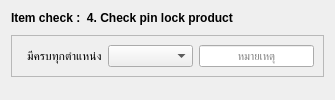
                                 <widget class="QWidget" name="tab_5">
                                  <attribute name="title">
                                   <string>4.Check pin lock product</string>
                                  </attribute>
                                  <layout class="QVBoxLayout" name="verticalLayout_16">
                                   <item alignment="Qt::AlignTop">
                                    <widget class="QWidget" name="widget_16" native="true">
                                     <layout class="QVBoxLayout" name="verticalLayout_17">
                                      <property name="spacing">
                                       <number>10</number>
                                      </property>
                                      <property name="leftMargin">
                                       <number>0</number>
                                      </property>
                                      <property name="topMargin">
                                       <number>0</number>
                                      </property>
                                      <property name="rightMargin">
                                       <number>0</number>
                                      </property>
                                      <property name="bottomMargin">
                                       <number>0</number>
                                      </property>
                                      <item alignment="Qt::AlignTop">
                                       <widget class="QLabel" name="label_25">
                                        <property name="font">
                                         <font>
                                          <family>Tahoma</family>
                                          <pointsize>9</pointsize>
                                          <bold>true</bold>
                                         </font>
                                        </property>
                                        <property name="text">
                                         <string>Item check :  4. Check pin lock product</string>
                                        </property>
                                       </widget>
                                      </item>
                                      <item>
                                       <widget class="QFrame" name="frame_11">
                                        <property name="frameShape">
                                         <enum>QFrame::StyledPanel</enum>
                                        </property>
                                        <property name="frameShadow">
                                         <enum>QFrame::Raised</enum>
                                        </property>
                                        <layout class="QHBoxLayout" name="horizontalLayout_20">
                                         <property name="leftMargin">
                                          <number>15</number>
                                         </property>
                                         <item alignment="Qt::AlignLeft">
                                          <widget class="QLabel" name="label_26">
                                           <property name="font">
                                            <font>
                                             <family>Tahoma</family>
                                             <pointsize>9</pointsize>
                                             <bold>false</bold>
                                            </font>
                                           </property>
                                           <property name="text">
                                            <string>มีครบทุกตำแหน่ง</string>
                                           </property>
                                          </widget>
                                         </item>
                                         <item>
                                          <widget class="QComboBox" name="comboBox_7">
                                           <property name="sizePolicy">
                                            <sizepolicy hsizetype="Preferred" vsizetype="Preferred">
                                             <horstretch>0</horstretch>
                                             <verstretch>0</verstretch>
                                            </sizepolicy>
                                           </property>
                                           <property name="minimumSize">
                                            <size>
                                             <width>84</width>
                                             <height>20</height>
                                            </size>
                                           </property>
                                           <item>
                                            <property name="text">
                                             <string />
                                            </property>
                                           </item>
                                           <item>
                                            <property name="text">
                                             <string>Pass</string>
                                            </property>
                                           </item>
                                           <item>
                                            <property name="text">
                                             <string>Not pass</string>
                                            </property>
                                           </item>
                                           <item>
                                            <property name="text">
                                             <string>Not check</string>
                                            </property>
                                           </item>
                                          </widget>
                                         </item>
                                         <item>
                                          <widget class="QLineEdit" name="lineEdit_10">
                                           <property name="sizePolicy">
                                            <sizepolicy hsizetype="Preferred" vsizetype="Preferred">
                                             <horstretch>0</horstretch>
                                             <verstretch>0</verstretch>
                                            </sizepolicy>
                                           </property>
                                           <property name="minimumSize">
                                            <size>
                                             <width>115</width>
                                             <height>19</height>
                                            </size>
                                           </property>
                                           <property name="font">
                                            <font>
                                             <family>Tahoma</family>
                                             <pointsize>8</pointsize>
                                             <bold>false</bold>
                                            </font>
                                           </property>
                                           <property name="alignment">
                                            <set>Qt::AlignCenter</set>
                                           </property>
                                           <property name="placeholderText">
                                            <string>หมายเหตุ</string>
                                           </property>
                                          </widget>
                                         </item>
                                        </layout>
                                       </widget>
                                      </item>
                                     </layout>
                                    </widget>
                                   </item>
                                  </layout>
                                 </widget>
